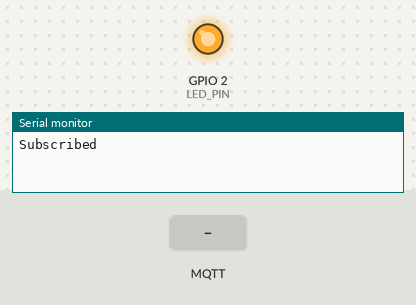
Bench run of a sketch on a simulated ESP32. On the bench: output pins drawn as LEDs (lit = HIGH), the last lines printed to the serial monitor. The test bench sets the inputs (shaded band). WiFi joins after 1.5 s; servers stay silent unless stated; no MQTT or app messages arrive unless stated.

Above: at 2.7 s.
2.8 s: MQTT message "1" arrives on the first subscribed topic
At 3.2 s:
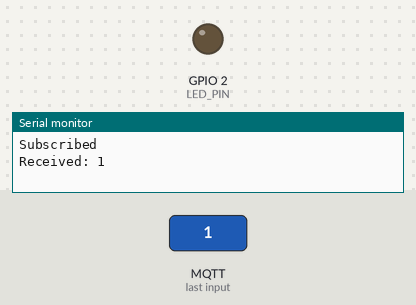
4.3 s: MQTT message "0" arrives on the first subscribed topic
At 5.6 s:
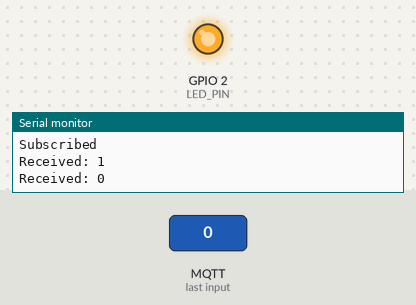
Timing chart, 0 to 7.3 s (numbered marks = the images above; inputs shaded):
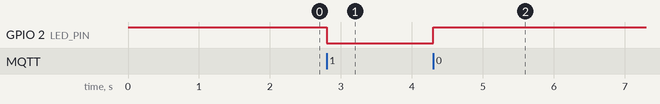

The sketch:

esp32_ledcontrolling.ino
```cpp
#include <WiFi.h>
#include <WiFiClientSecure.h>
#include <PubSubClient.h>

const char* ssid = "IPCS,3FLOOR";
const char* password = "Ipcs@2026";

const char* mqtt_server = "ec7bb4e92a2f4420af23e5614428f523";
const int mqtt_port = 8883;

const char* mqtt_user = "hivemq.webclient.1787299870575";
const char* mqtt_pass = "JMgw$%U4c@Z&E91p6gBvQghp6hPfYELn";

#define LED_PIN 2


WiFiClientSecure espClient;
PubSubClient client(espClient);

void callback(char* topic, byte* payload, unsigned int length) {

  String message = "";

  for (int i = 0; i < length; i++) {
    message += (char)payload[i];
  }

  Serial.println("Received: " + message);

  if (message == "1") {
    digitalWrite(LED_PIN, LOW);   // ON
  }
  else if (message == "0") {
    digitalWrite(LED_PIN, HIGH);  // OFF
  }
}

void reconnect() {
  while (!client.connected()) {
    if (client.connect("ESP8266_Adam", mqtt_user, mqtt_pass)) {
      client.subscribe("adam/device1/led");
      Serial.println("Subscribed");
    } else {
      delay(2000);
    }
  }
}

void setup() {
  Serial.begin(115200);
  pinMode(LED_PIN, OUTPUT);
  digitalWrite(LED_PIN, HIGH);

  WiFi.begin(ssid, password);
  while (WiFi.status() != WL_CONNECTED) {
    delay(500);
  }

  espClient.setInsecure();  // Learning purpose

  client.setServer(mqtt_server, mqtt_port);
  client.setCallback(callback);
}

void loop() {

  if (!client.connected()) {
    reconnect();
  }

  client.loop();
}
```

Measured:
- after the input at 2.8 s, GPIO 2 (LED_PIN): HIGH → LOW at once
- after the input at 4.3 s, GPIO 2 (LED_PIN): LOW → HIGH at once
